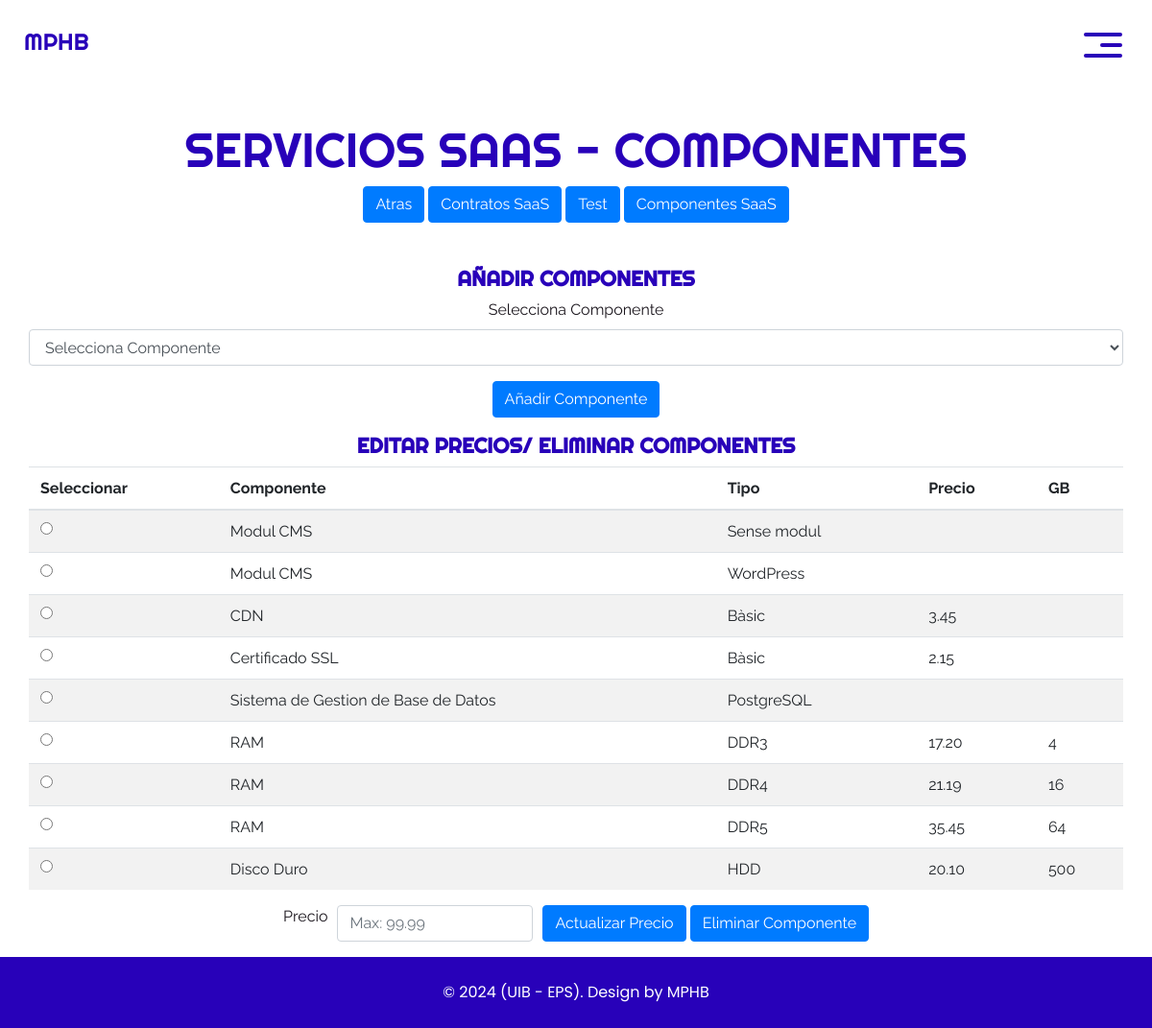
The app's page /servicesSaaSComponentesform.php with its own data.
### tables this page shows
CREATE TABLE MODUL_CMS (
    tipus VARCHAR(16) PRIMARY KEY
);

CREATE TABLE CDN (
    tipus ENUM('Bàsic', 'Protegit', 'Avançat') PRIMARY KEY,
    preu DECIMAL(3, 2)
);

CREATE TABLE C_SSL (
    tipus ENUM('Bàsic', 'Professional', 'Avançat') PRIMARY KEY,
    preu DECIMAL(3, 2)
);

CREATE TABLE SIST_GESTIO_BD (
    tipus VARCHAR(64) PRIMARY KEY
);

CREATE TABLE RAM (
    tipus VARCHAR(8),
    GB INT,
    preu DECIMAL(4, 2) NOT NULL,
    PRIMARY KEY (tipus, GB)
);

CREATE TABLE DISC_DUR (
    tipus ENUM('HDD', 'SSD'),
    GB INT,
    preu DECIMAL(5, 2) NOT NULL,
    PRIMARY KEY (tipus, GB)
);

### servicesSaaSComponentesform.php (the view, shortened to what this page needs)
<?php session_start() ;
$conn = Conexion::getConnection();
?>
<html>
<head>
    <link rel="stylesheet" type="text/css"
        href="https://cdnjs.cloudflare.com/ajax/libs/OwlCarousel2/2.1.3/assets/owl.carousel.min.css" />
    <link rel="stylesheet" type="text/css" href="css/bootstrap.css" />
    <link href="css/style.css" rel="stylesheet" />
    <link href="css/responsive.css" rel="stylesheet" />
</head>
<body>
    <div class="hero_area">
        <header class="header_section">
            <div class="container-fluid">
                <nav class="navbar navbar-expand-lg custom_nav-container">
                    <a class="navbar-brand" href="loginform.php">
                        <span>
                            MPHB
                        </span>
                    </a>
                    <div class="navbar-collapse" id="">
                        <div class="custom_menu-btn">
                            <button onclick="openNav()">
                                <span class="s-1"> </span>
                                <span class="s-2"> </span>
                                <span class="s-3"> </span>
                            </button>
                        </div>
                    </div>
                </nav>
            </div>
        </header>
    </div>
    <section class="about_section layout_paddingAbout"  >
        <div class="container">
            <h2 class="text-uppercase">
                Servicios SaaS - COMPONENTES
            </h2>
            <form>
                <div class="container">
                    <button type="submit" class="btn btn-primary" formaction="servicesSaaSViewform.php">Atras</button>
                    <button type="submit" class="btn btn-primary" formaction="servicesSaaSContratosform.php">Contratos SaaS</button>
                    <button type="submit" class="btn btn-primary" formaction="servicesSaaSTestform.php">Test</button>
                    <button type="submit" class="btn btn-primary" formaction="servicesSaaSComponentesform.php">Componentes SaaS</button>
                </div>
            </form>
        </div>
    </section>
    <section class="about_section layout_paddingAbout">
        <div class="container">
            <h4 class="text-uppercase">
                Añadir Componentes
            </h4>
            <form id="componentForm" action="" method="POST" onsubmit="return validateForm(event)">
                <div class="form-group">
                    <label for="component">Selecciona Componente</label>
                    <select name="component" id="component" class="form-control" onchange="this.form.submit()">
                        <option value="">Selecciona Componente</option>
                    </select>
                </div>
                <button type="submit" id="addComponentButton" class="btn btn-primary" name="new">Añadir Componente</button>
        </div>
        <div class="container">
            <h4 class="text-uppercase">
                Editar Precios/ Eliminar Componentes
            </h4>
        </div>
        <div class="container">
                    <table class="table table-striped">
                        <thead>
                            <tr>
                                <th>Seleccionar</th>
                                <th>Componente</th>
                                <th>Tipo</th>
                                <th>Precio</th>
                                <th>GB</th>
                            </tr>
                        </thead>
                        <tbody>
                            <?php
                            $queries = [
                                "CMS" => "SELECT 'Modul CMS' as componente, tipus as tipo, '' as preu, '' as GB FROM MODUL_CMS",
                                "CDN" => "SELECT 'CDN' as componente, tipus as tipo, preu, '' as GB FROM CDN",
                                "SSL" => "SELECT 'Certificado SSL' as componente, tipus as tipo, preu, '' as GB FROM C_SSL",
                                "SGBD" => "SELECT 'Sistema de Gestion de Base de Datos' as componente, tipus as tipo, '' as preu, '' as GB FROM SIST_GESTIO_BD",
                                "RAM" => "SELECT 'RAM' as componente, tipus as tipo, preu, GB FROM RAM",
                                "DISC_DUR" => "SELECT 'Disco Duro' as componente, tipus as tipo, preu, GB FROM DISC_DUR"
                            ];
                            foreach ($queries as $query) {
                                $resultado = mysqli_query($conn, $query);
                                while ($row = mysqli_fetch_assoc($resultado)) {
                                    $value = $row['componente'] . '|' . $row['tipo']. '|' . $row['preu']. '|' . $row['GB'];
                                        echo "<tr>
                                        <td>
                                            <input type='radio' id='selectedRow' name='selectedRow1' value='{$value}'>
                                        </td>
                                        <td>{$row['componente']}</td>
                                        <td>{$row['tipo']}</td>
                                        <td>{$row['preu']}</td>
                                        <td>{$row['GB']}</td>
                                        </tr>";
                                }
                            }
                            ?>
                        </tbody>
                    </table>
                    <div class="container d-flex justify-content-center align-items-center">
                        <div class="form-row align-items-center3">
                            <div class="col-auto2">
                                <label for="precio_ssl">Precio</label>
                            </div>
                            <div class="col-auto2">
                                <input type="text" name="precio1" id="precio_ssl" class="form-control" placeholder="Max: 99.99">
                            </div>
                            <div class="col-auto2">
                                <button type="submit" class="btn btn-primary mb-3" name="edit">Actualizar Precio </button>
                                <button type="submit" class="btn btn-primary mb-3" name="elimar">Eliminar Componente</button>
                            </div>
                        </div>
                    </div>
        </div>
    </section>
    <section class="container-fluid footer_section">
        <p>
            &copy; 2024 (UIB - EPS). Design by MPHB
        </p>
    </section>
</body>
</html>

### css/style.css (style rules this page uses)
body { font-family: "Raleway", sans-serif; color: #1b161d; background-color: #ffffff; }
.hero_area { background-color: #ffffff; background-repeat: no-repeat; background-size: cover; }
.header_section .container-fluid { padding-right: 25px; padding-left: 25px; }
.custom_menu-btn { z-index: 9; position: absolute; right: 0; top: 14px; }
.custom_menu-btn button { margin-top: 12px; outline: none; border: none; background-color: transparent; }
.custom_menu-btn button span { display: block; width: 40px; height: 4px; background-color: #2801b9; margin: 7px 0; transition: all 0.3s; border-radius: 5px; }
.custom_menu-btn .s-2 { width: 23px; margin-left: auto; }
.custom_menu-btn .s-2 { transition: all 0.1s; }
a, a:hover, a:focus { text-decoration: none; }
.btn, .btn:focus { outline: none !important; box-shadow: none; }
.navbar-brand { display: flex; align-items: center; }
.navbar-brand span { font-family: "Righteous", cursive; font-size: 24px; font-weight: 500; color: #2801b9; margin-top: 5px; }
.custom_nav-container { z-index: 99999; padding: 15px 0; }
.about_section { margin-top: 45px; text-align: center; }
.about_section h2 { text-transform: uppercase; }
.about_section h4 { font-size: 22px; font-weight: 600; }
.text-uppercase { font-family: "Righteous", cursive; font-size: 50px; font-weight: 500; color: #2801b9; margin-top: 5px; }
.footer_section { font-family: "Poppins", sans-serif; background-color: #2801b9; padding: 25px 20px; }
.footer_section p { color: #fff; margin: 0; text-align: center; }

### css/responsive.css (style rules this page uses)
@media (min-width: 1200px) { .container { max-width: 1170px; } }

### records on screen
modul_cms: componente "Modul CMS", tipus "Sense modul"
modul_cms: componente "Modul CMS", tipus "WordPress"
cdn: componente "CDN", tipus "Bàsic", preu "3.45"
c_ssl: componente "Certificado SSL", tipus "Bàsic", preu "2.15"
sist_gestio_bd: componente "Sistema de Gestion de Base de Datos", tipus "PostgreSQL"
ram: componente "RAM", tipus "DDR3", preu "17.20", GB "4"
ram: componente "RAM", tipus "DDR4", preu "21.19", GB "16"
ram: componente "RAM", tipus "DDR5", preu "35.45", GB "64"
disc_dur: componente "Disco Duro", tipus "HDD", preu "20.10", GB "500"
